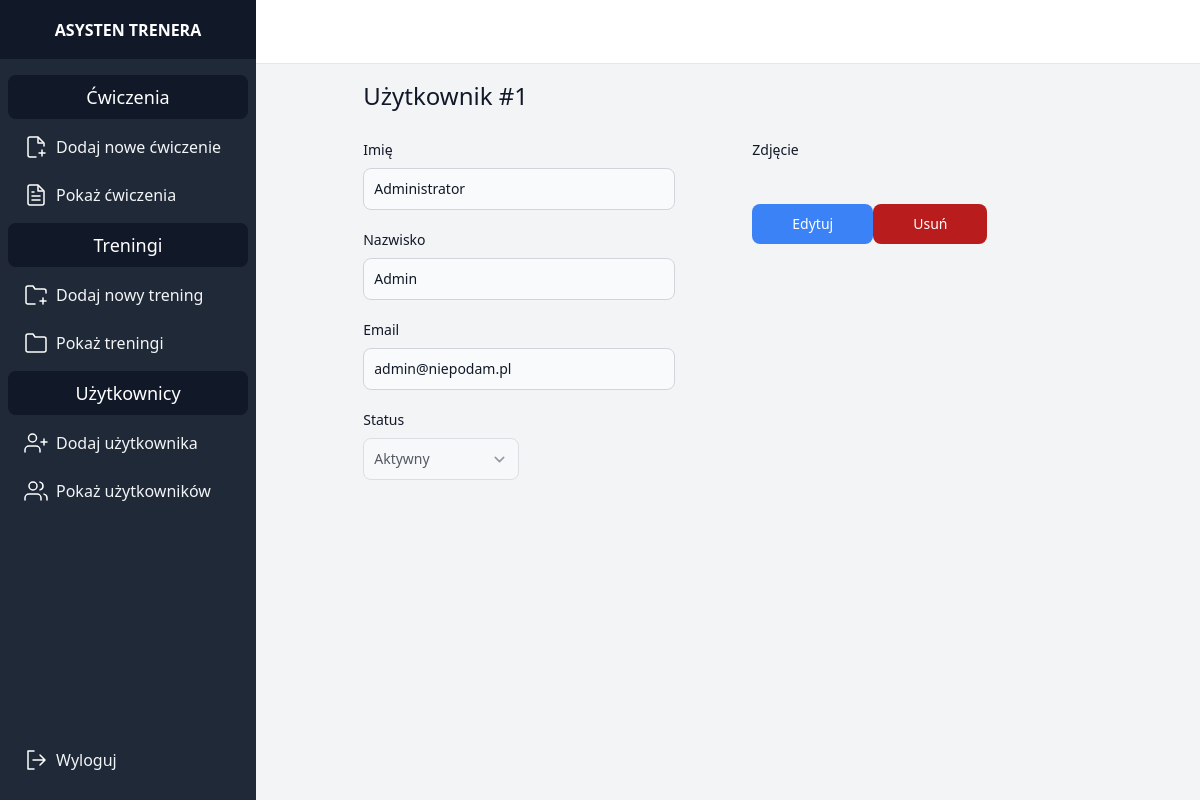
/client/1 (signed in), run on the app's committed database.
### trener/models.py (models this page shows, shortened)
class Person(AbstractUser):
    photo = models.ImageField(upload_to=person_directory_path, blank=True, null=True)
    STATUS_CHOICES = [
        ('active', 'Active'),
        ('inactive', 'Inactive'),
        ('active_until', 'Active until specific date')
    ]
    status = models.CharField(max_length=15, choices=STATUS_CHOICES, default='active')
    active_until = models.DateField(null=True, blank=True)

### trener/views.py (the view)
# urls.py: path('client/<id>', views.show_client, name='show_client'),
@login_required
def show_client(request, id):
    client = Person.objects.get(id=id)
    return render(request, 'show_client.html', {'client': client})

### trener_style/templates/show_client.html (shortened to what this page needs)
{% extends 'base.html' %}
{% load static %}
{% block content %}
    <form class="mx-auto mb-2 w-4/5 items-center" method="post" enctype="multipart/form-data">
        <div>
            <p class="font-medium text-gray-900 text-2xl mb-7">
                Użytkownik #{{ client.id }}
            </p>
        </div>
        <div class="flex flex-row mb-2 w-4/5">
            <div class="flex-1 w-2/3">
                <div class="mb-5 w-4/5">
                    <label for="first_name" class="block mb-2 text-sm font-medium text-gray-900">Imię</label>
                    <input class="w-full bg-gray-50 border border-gray-300 text-gray-900 text-sm rounded-lg focus:ring-blue-500 focus:border-blue-500 block p-2.5" disabled value="{{ client.first_name }}">
                </div>
                <div class="mb-5 w-4/5">
                    <label for="last_name" class="block mb-2 text-sm font-medium text-gray-900">Nazwisko</label>
                    <input class="w-full bg-gray-50 border border-gray-300 text-gray-900 text-sm rounded-lg focus:ring-blue-500 focus:border-blue-500 block p-2.5" disabled value="{{ client.last_name }}">
                </div>
                <div class="mb-5 w-4/5">
                    <label for="email" class="block mb-2 text-sm font-medium text-gray-900">Email</label>
                    <input class="w-full bg-gray-50 border border-gray-300 text-gray-900 text-sm rounded-lg focus:ring-blue-500 focus:border-blue-500 block p-2.5" disabled value="{{ client.email }}">
                </div>
                <div class="mb-5 w-4/5 flex flex-row justify-between">
                    <div class="w-1/2 mr-3">
                        <label for="status" class="block mb-2 text-sm font-medium text-gray-900">Status</label>
                        <select disabled name="status" id="status" class="w-full bg-gray-50 border border-gray-300 text-gray-900 text-sm rounded-lg focus:ring-blue-500 focus:border-blue-500 block p-2.5">
                            {% if client.status == 'active' %}
                                <option selected value="active">Aktywny</option>
                            {% endif %}
                        </select>
                    </div>
                </div>
            </div>
            <div class="flex-2 w-1/3">
                <div class="mb-5">
                    <label for="id_image" class="block mb-2 text-sm font-medium text-gray-900">Zdjęcie</label>
                </div>
                <div class="flex justify-center justify-around">
                    <a href="#" class="bg-blue-500 hover:bg-blue-700 inline-flex items-center px-10 py-2.5 mt-4 sm:mt-6 text-sm font-medium text-center text-white rounded-lg focus:ring-4 focus:ring-primary-200 hover:bg-primary-800">
                        Edytuj
                    </a>
                    <a href="#" class="bg-red-700 hover:bg-red-900 inline-flex items-center px-10 py-2.5 mt-4 sm:mt-6 text-sm font-medium text-center text-white rounded-lg focus:ring-4 focus:ring-primary-200 hover:bg-primary-800">
                        Usuń
                    </a>
                </div>
            </div>
        </div>
    </form>
{% endblock %}

### data on the page
Person: id "1", first_name "Administrator", last_name "Admin", email "admin@niepodam.pl", status "Aktywny"
